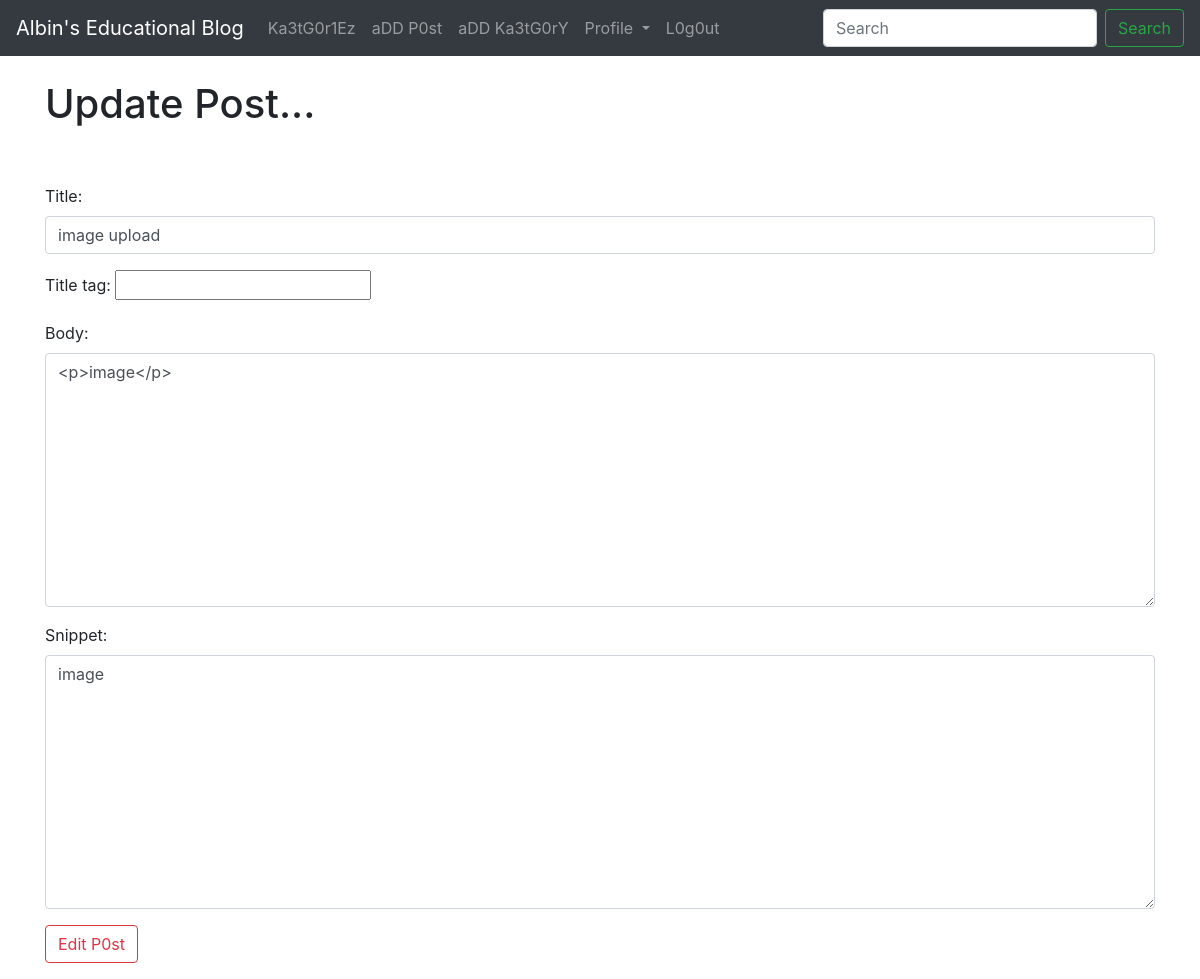
Screenshot of /article/edit/31 (signed in) with the database file from the repository.
### theblog/models.py (models this page shows, shortened)
class Post(models.Model):
    title = models.CharField(max_length=250)
    header_image = models.ImageField(null=True, blank=True, upload_to="images/")
    title_tag = models.CharField(max_length=250)
    body = RichTextField(blank=True, null=True)
    date_posted = models.DateTimeField(auto_now_add=True)
    author = models.ForeignKey(User, on_delete=models.CASCADE)
    category = models.CharField(max_length=255, default='General')
    snippet = models.CharField(max_length=250)
    likes = models.ManyToManyField(User, related_name='blog_posts', blank=True)

### theblog/views.py (the view)
# urls.py: path('article/edit/<int:pk>', UpdatePostView.as_view(), name='update_post'),
class UpdatePostView(UpdateView):
    model = Post
    form_class = EditForm
    template_name = 'update_post.html'

### theblog/forms.py
class EditForm(forms.ModelForm):
    class Meta:
        model = Post
        fields = ('title', 'title_tag', 'body', 'snippet')
        widgets = {
            'title': forms.TextInput(attrs={'class': 'form-control', 'placeholder': 'Title'}),
            'body': forms.Textarea(attrs={'class': 'form-control'}),
            'snippet':forms.Textarea(attrs={'class': 'form-control'}),
        }

### theblog/templates/update_post.html (shortened to what this page needs)
{% extends 'base.html' %}
{% block content %}
{% if user.is_authenticated %}
    {% if user.id == post.author.id %}
        <h1>Update Post...</h1>
        <br/><br/>
        <div class="form-group">
            <form method="POST">
                {{ form.as_p }}
                <button class="btn btn-outline-danger">Edit P0st</button>
            </form>
        </div>
    {% else %}
        NO ACCESS
    {% endif %}
{% endif %}
{% endblock %}

### rows the page displays
Post: title "image upload", body "<p>image</p>", snippet "image"
